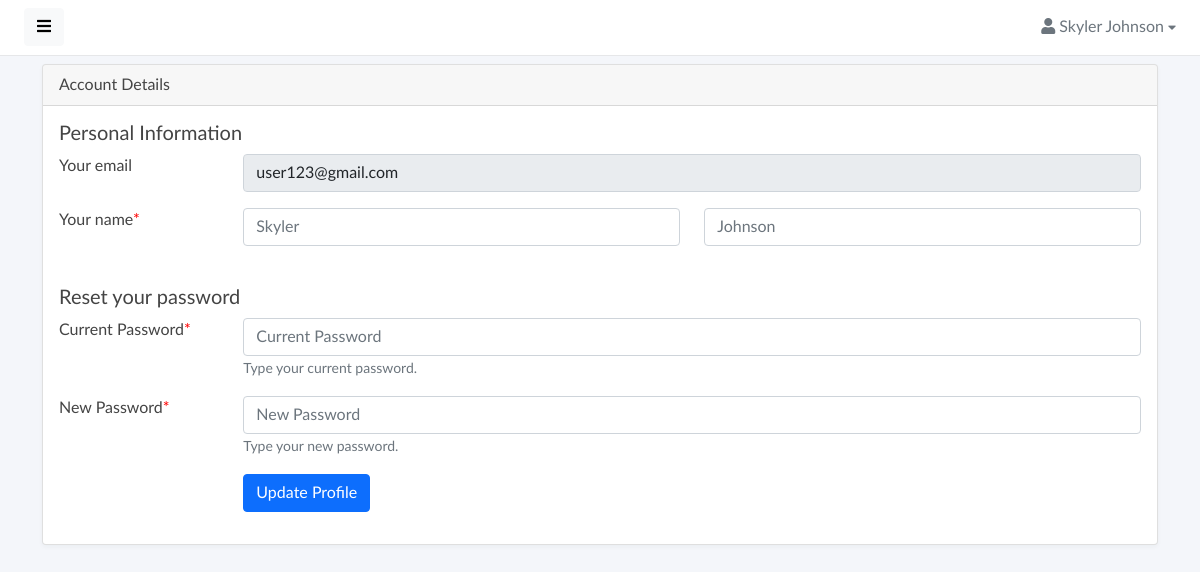
Page /admin/profile.php (signed in) on the committed database.
### tables this page shows
CREATE TABLE IF NOT EXISTS `perdoruesi` (
  `id` int(11) NOT NULL AUTO_INCREMENT,
  `roli_id` int(11) NOT NULL,
  `email` varchar(50) NOT NULL,
  `emri` varchar(20) NOT NULL,
  `mbiemri` varchar(30) NOT NULL,
  `nickname` varchar(30) NOT NULL,
  `password` varchar(30) NOT NULL,
  `foto` varchar(100) NOT NULL,
  `data_regj` date NOT NULL,
  PRIMARY KEY (`id`),
  KEY `roli_id` (`roli_id`)
);

### admin/profile.php (the view, shortened to what this page needs)
<?php
if(isset($_SESSION['email'])) {
?>
<!DOCTYPE html>
<html lang="en">
<head>
    <link href="assets/vendor/fontawesome/css/fontawesome.min.css" rel="stylesheet">
    <link href="assets/vendor/fontawesome/css/solid.min.css" rel="stylesheet">
    <link href="assets/vendor/fontawesome/css/brands.min.css" rel="stylesheet">
    <link href="assets/vendor/bootstrap/css/bootstrap.min.css" rel="stylesheet">
    <link href="assets/css/master.css" rel="stylesheet">
    <link href="assets/vendor/flagiconcss/css/flag-icon.min.css" rel="stylesheet">
</head>
<body>
<div class="wrapper">
<?php include 'src/components/navbar.php'?>
    <div id="body" class="active">
        <?php include 'src/components/navbarProfile.php'?>
        <div class="content">
            <div class="container">
            <div class="row">
                <div class="col-lg-12">
                    <div class="card">
                        <div class="card-header">Account Details</div>
                        <div class="card-body">
                            <h5 class="card-title"> Personal Information </h5>
                            <?php
                                require "../database/connect.php";
                                $stmt = $connect->prepare("SELECT * FROM perdoruesi WHERE email='$email'");
                                $stmt->execute();
                                $result = $stmt->get_result();
                                while($row = $result->fetch_assoc()):
                            ?>
                            <form accept-charset="utf-8" action="<?php echo $_SERVER['PHP_SELF'];?>" method="post">
                                <?php
                                    $emri = $mbiemri = $email = "";
                                    $pass = $newPass = "";
                                ?>
                                <div class="mb-3 row">
                                    <label class="col-sm-2 form-label" for="email">Your email</label>
                                    <div class="col-sm-10">
                                        <input type="text" name="email" value="<?= $row['email'] ?>" class="form-control" readonly>
                                    </div>
                                </div>
                                <div class="mb-3 row">
                                    <label class="col-sm-2 col-lg-2 form-label" for="password">Your name<span style="color:red">*</span></label>
                                    <div class="col-sm-10 col-lg-5">
                                        <input type="text" name="emri" value ="<?php echo $emri;?>"
                                        placeholder="<?= $row['emri'] ?>" class="form-control">
                                    </div>
                                    <div class="col-sm-10 col-lg-5">
                                        <input type="text" name="mbiemri" value ="<?php echo $mbiemri;?>"
                                        placeholder="<?= $row['mbiemri'] ?>" class="form-control">
                                    </div>
                                </div>
                                <div><br/></div>
                                <h5 class="card-title"> Reset your password </h5>
                                <div class="mb-3 row">
                                    <label class="col-sm-2 form-label" for="email">Current Password<span style="color:red">*</span></label>
                                    <div class="col-sm-10">
                                        <input type="password" name="currentPassword" placeholder="Current Password" value="<?php echo $pass;?>" class="form-control">
                                        <small class="form-text"> Type your current password. </small>
                                        <br>
                                    </div>
                                </div>
                                <div class="mb-3 row">
                                    <label class="col-sm-2 form-label" for="password">New Password<span style="color:red">*</span></label>
                                    <div class="col-sm-10">
                                        <input type="password" name="newPassword" placeholder="New Password" value="<?php echo $newPass;?>" class="form-control">
                                        <small class="form-text"> Type your new password. </small>
                                        <br>
                                    </div>
                                </div>
                                <div class="mb-3 row">
                                    <div class="col-sm-10 offset-sm-2">
                                        <input type="submit" class="btn btn-primary" value="Update Profile">
                                    </div>
                                </div>
                            </form>
                            <?php endwhile; ?>
                        </div>
                    </div>
                </div>
            </div>
            </div>
        </div>
    </div>
</div>
</body>
</html>
<?php
}
else {
    echo'<script> location.replace("login.php"); </script>';
}
?>

### admin/src/components/navbarProfile.php (shortened to what this page needs)
<?php
if(isset($_SESSION['email'])) {
$email = $_SESSION['email'];
?>
<?php
    require "../database/connect.php";
    $stmt = $connect->prepare("SELECT * FROM perdoruesi WHERE email='$email'");
    $stmt->execute();
    $result = $stmt->get_result();
    while($row = $result->fetch_assoc()):
?>
<nav class="navbar navbar-expand-lg navbar-white bg-white">
    <button type="button" id="sidebarCollapse" class="btn btn-light">
        <i class="fas fa-bars"></i><span></span>
    </button>
    <div class="collapse navbar-collapse" id="navbarSupportedContent">
        <ul class="nav navbar-nav ms-auto">
            <li class="nav-item dropdown">
                <div class="nav-dropdown">
                    <a href="#" id="nav2" class="nav-item nav-link dropdown-toggle text-secondary" data-bs-toggle="dropdown" aria-expanded="false">
                        <i class="fas fa-user"></i> <span><?= $row['emri'] ?> <?= $row['mbiemri'] ?></span> <i style="font-size: .8em;" class="fas fa-caret-down"></i>
                    </a>
                </div>
            </li>
        </ul>
    </div>
</nav>
<?php endwhile; ?>
<?php
}
else {
    echo'<script> location.replace("login.php"); </script>';
}
?>

### admin/assets/css/master.css (style rules this page uses)
body, h1, .h1, h2, .h2, h3, .h3, h4, .h4, h5, .h5, h6, .h6, p, a, td { -moz-osx-font-smoothing: grayscale; -webkit-font-smoothing: antialiased; }
body { width: 100%; height: 100%; background: #f4f6fa; font-family: "Lato", "Helvetica Neue", Arial, Helvetica, sans-serif; font-size: 1rem; color: #444; }
.wrapper { display: flex; width: 100%; align-items: stretch; overflow-x: hidden }
#body { width: 100%; padding: 0; min-height: 100vh; transition: all 0.3s; }
#body>.navbar { padding: 0 1.5rem; min-height: 54px; box-shadow: none; border-bottom: 1px solid rgba(101, 109, 119, .16); }
#body>.content { position: relative; padding: .5rem; }
.card { margin-bottom: 15px; box-shadow: rgba(35, 46, 60, .04) 0 2px 4px 0; }
a, a:hover, a:focus { color: inherit; text-decoration: none; transition: all 0.3s; }
@media (min-width: 200px) { .navbar-expand-lg .navbar-collapse { display: -ms-flexbox !important; display: flex !important; -ms-flex-preferred-size: auto; flex-basis: auto; } }
@media (min-width: 200px) { .navbar-expand-lg .navbar-nav { -ms-flex-direction: row; flex-direction: row; } }

### admin/assets/components/navbar/navbar-dropdowns.css (style rules this page uses)
.nav-dropdown .nav-link { color: #B2EBF2; line-height: 1.42857; padding: 1rem 0 1rem 1rem !important; }
.nav-dropdown .nav-link::after { display: none; }

### rows in the picture
perdoruesi: emri "Skyler", mbiemri "Johnson", email "user123@gmail.com"
